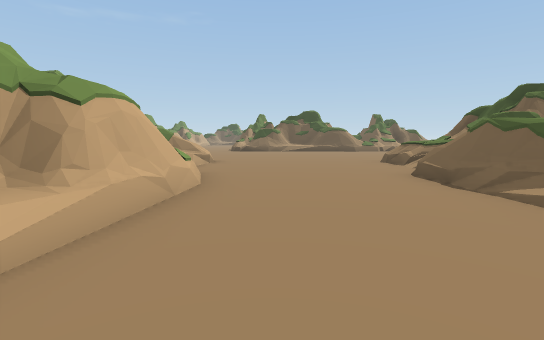
[1] (above)

13 first-person views from a walk through a Unity game level. The camera is 1.3 m above the floor, tilts 6° down and sees 85° across. The floor is counted in squares, 2 m on a side. Each view is taken from the middle of a square. On the plan, view 1 faces up. The plan holds only what a view shows up to about 9 squares ahead; the rest is blank. The place goes on beyond the plan. The player is left out. Some animated figures are left out.

[2]
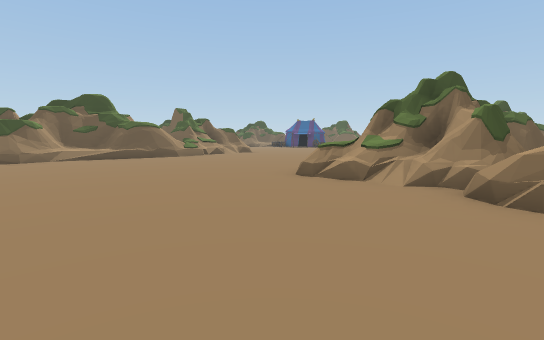

[3]
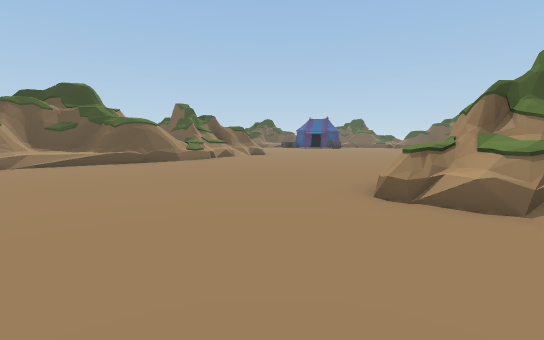

[4]
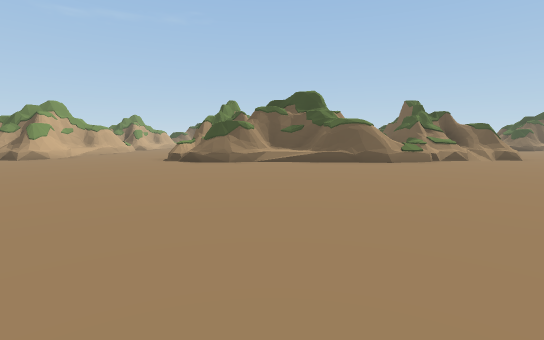

[5]
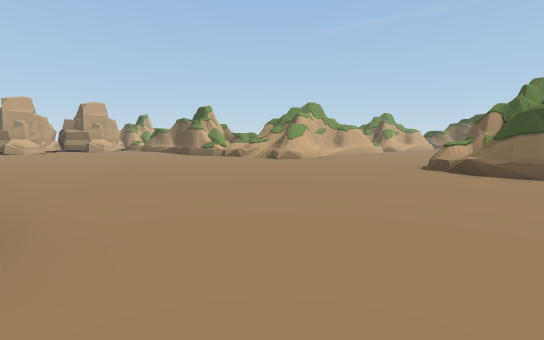

[6]
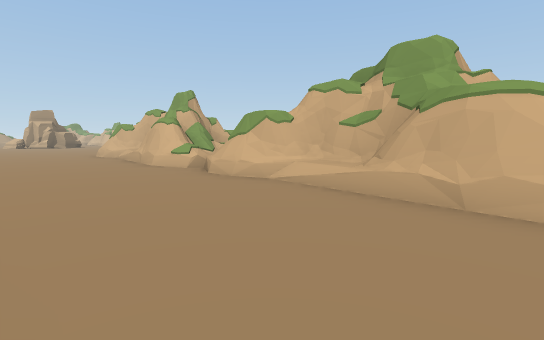

[7]
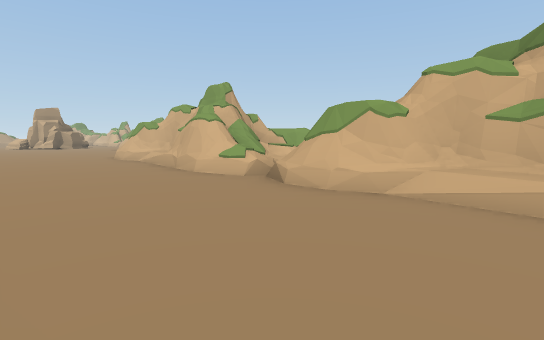

[8]
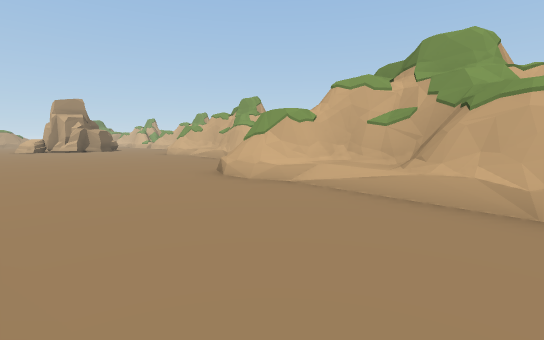

[9]
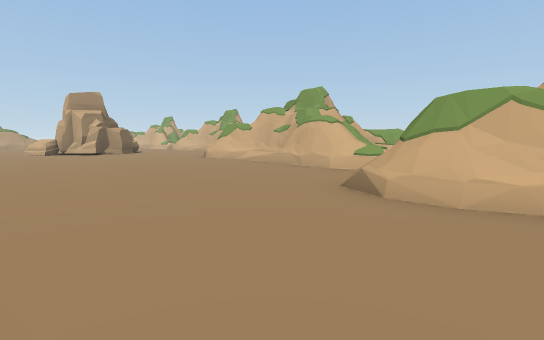

[10]
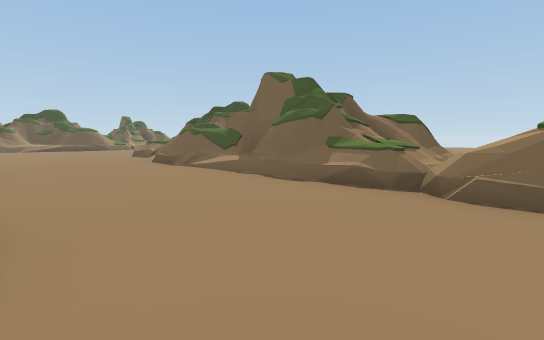

[11]
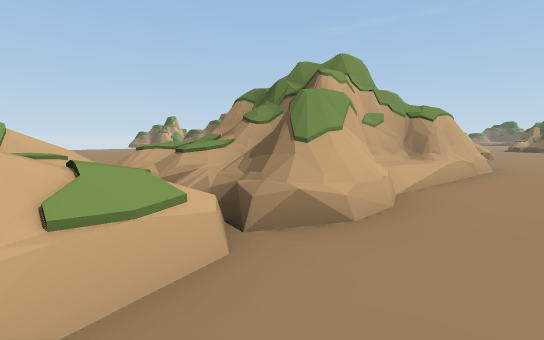

[12]
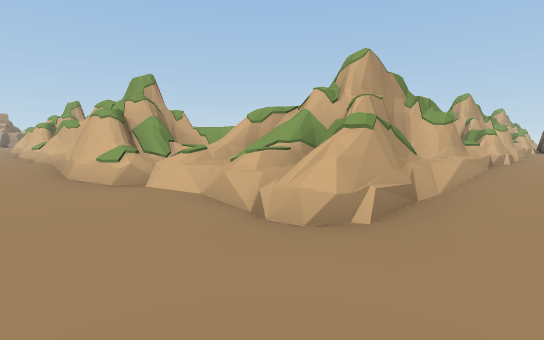

[13]
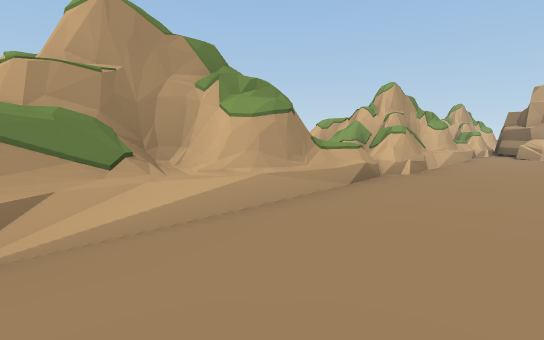

### Floor plan
Key: @ floor where view 1 was taken; # wall or solid block; x gap in a wall; . main floor; : floor 0.25 m higher than the main floor; + floor 0.5 m higher than the main floor; * floor 0.75 m higher than the main floor; % floor 1.25 m higher than the main floor; / step, stairs or slope; = window, fence, low wall or low ledge; ^ raised ledge.
Columns run from 14 left of view 1 to 8 right of it. Each row starts with its distance up from view 1.
 16        =....=##*###==#=
 15         .....//........
 14        ...............
 13       ................
 12      .................
 11  .....................
 10 ......................
  9 ..=##.///////.......
  8 #####x#######.....=##
  7   ##     ###:.....####
  6    #     =#==..../#^=##
  5            ==....#*   #
  4           #=#....#
  3           ###....##
  2            ^#....##
  1            ^*....##
  0           ###/@..###
 -1          =*##/...=%##
 -2           #:+....x+
 -3           ###/...#
 -4           ###/...
 -5            ##/...
 -6            ##....
 -7            ##....
 -8             #....
 -9             =....
-10        #*+=......
-11        ####......
-12          ##......
-13          #/......
-14           /......
-15             .....
-16              ....
-17               ..

Where each view was taken, in squares from view 1:
view 1: 0 up, 0 right, facing up
view 2: 5 up, 1 left, facing up-right
view 3: 7 up, 0 right, facing up-right
view 4: 7 up, 1 right, facing up
view 5: 9 up, 0 right, facing up-left
view 6: 4 up, 2 right, facing down-left
view 7: 2 up, 2 right, facing down-left
view 8: 4 down, 2 right, facing down-left
view 9: 7 down, 2 right, facing down-left
view 10: 3 down, 1 left, facing up-right
view 11: 3 down, 0 right, facing up-left
view 12: 10 up, 0 right, facing down-left
view 13: 11 up, 4 left, facing down-left
